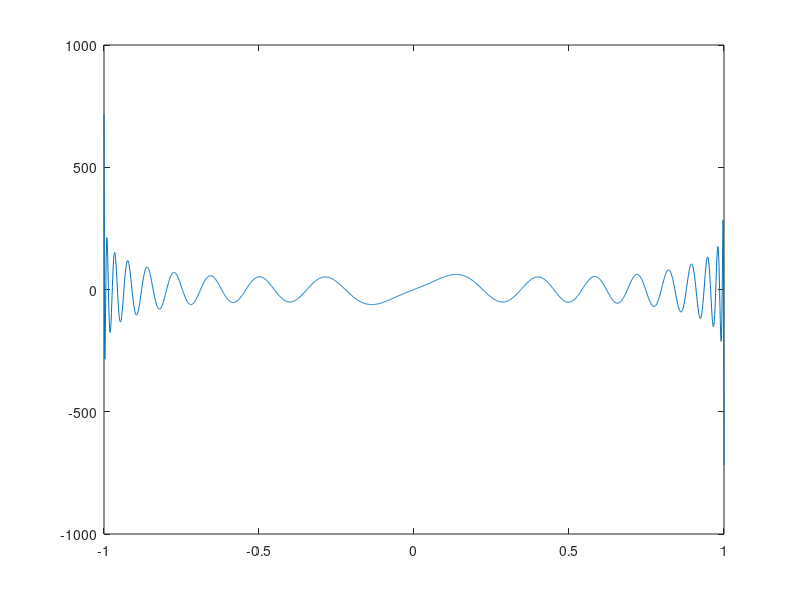

Write MATLAB code to recreate this figure.
clear, clc;

n = 100;
mat = zeros(n + 1, n + 1);
vec = zeros(n + 1, 0);

vec(2, 1) = 1;
for i = 0:n
    for j = 0:n
        mat(i + 1, j + 1) = (1 - (-1)^(i + j + 1))/(i + j + 1);
    end
end

a = mat\vec;
pola = fliplr(a');

x = -1:0.001:1;
plot(x, polyval(pola, x));